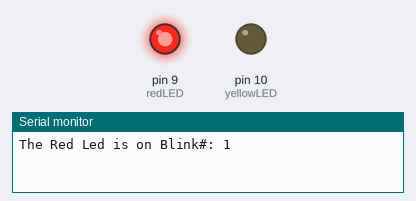
Simulated run of this sketch. Board: Arduino Uno, built with avr-gcc and run on an emulated ATmega328P. On the bench: output pins drawn as LEDs (lit = HIGH), the last lines printed to the serial monitor.

Above: at 0.2 s.
At 5.2 s:
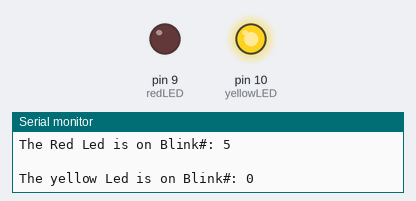
At 10.1 s:
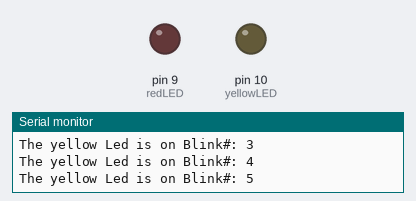
Timing chart, 0 to 13.5 s (numbered marks = the images above):
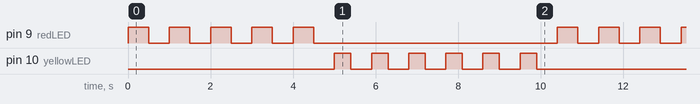

Measured:
- by itself, pin 9 (redLED): repeats every 10.4 s: 4 × (LOW 0.50 s, HIGH 0.50 s), LOW 5.9 s, HIGH 0.50 s
- by itself, pin 10 (yellowLED): repeats every 10.4 s: 5 × (LOW 0.50 s, HIGH 0.40 s), LOW 5.5 s, HIGH 0.40 s
- by itself, everything shown: repeats every 10.4 s, in 22 steps

The sketch:

Declar_a_string.ino
```cpp
int redLED = 9; //Declaring redLED as an int gloabal variable and set it to 9
int yellowLED = 10; //Declaring yellowLED as an int gloabal variable and set it to 6
int redOnTime = 500; //red led on time
int redOffTime = 500; // red led off time
int yellowOnTime = 400; //yellow led on time
int yellowOffTime = 500; //yellow led off time
int numRedBlinking = 5;    //Number of times to blink red
int numYellowBlinking =5;  //Number of times to blink yellow
String redMessage = "The Red Led is on Blink#: ";//Declare a string variable
String yellowMessage= "The yellow Led is on Blink#: "; //Declare a string variable
void setup() {
  // put your setup code here, to run once:
String wm1 = "Welcome to "; //Declaring a Local string variable and assign a Value
String wm2 ="My Program";  //Declaring a Local string variable and assign a Value
String wm3;                //Declaring a Local string variable without assigning a Value
wm3=wm1+wm2;              //Concatanating wm1 and wm2 into wm3
Serial.begin(9600);
pinMode(redLED,OUTPUT);
pinMode(yellowLED,OUTPUT);
}

void loop() {
  // put your main code here, to run repeatedly:

 for (int j=1; j<=numRedBlinking; j=j+1) {
  Serial.print(redMessage);
  Serial.println(j);
  digitalWrite(redLED,HIGH);//Turn red LED on
  delay(redOnTime);         //Wait
  digitalWrite(redLED,LOW); //Turn red LED off
  delay(redOffTime);        //Wait
 }
 Serial.println(" ");
  for (int j=0 ; j<=numYellowBlinking ; j=j+1) {
   Serial.print(yellowMessage);
  Serial.println(j);
  digitalWrite(yellowLED,HIGH);
  delay(yellowOnTime);
  digitalWrite(yellowLED,LOW);
  delay(yellowOffTime);
  }
  Serial.println(" ");
}
```
